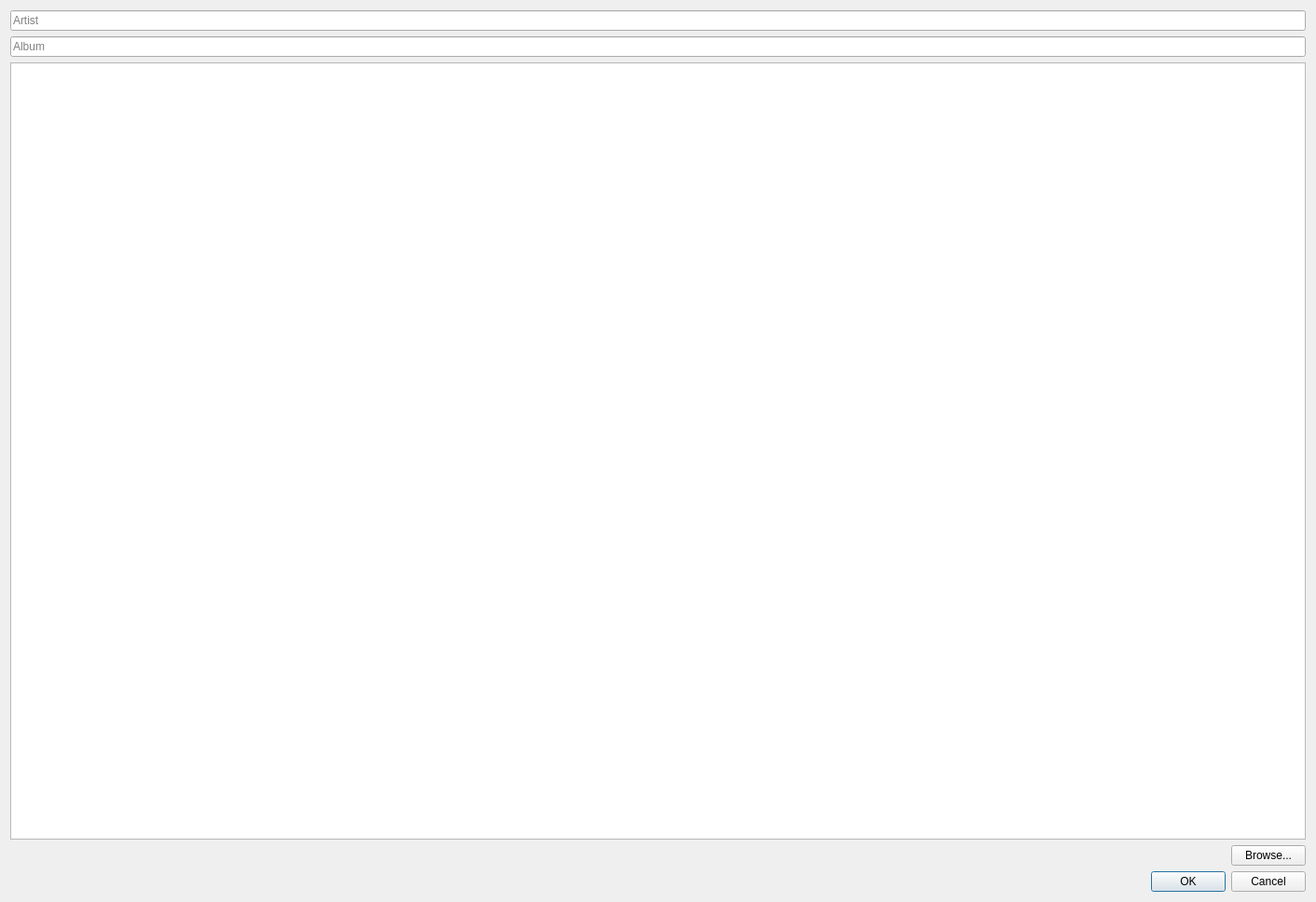
<?xml version="1.0" encoding="UTF-8"?>
<ui version="4.0">
 <class>AlbumArtManagerDialog</class>
 <widget class="QDialog" name="AlbumArtManagerDialog">
  <property name="geometry">
   <rect>
    <x>0</x>
    <y>0</y>
    <width>1412</width>
    <height>968</height>
   </rect>
  </property>
  <property name="windowTitle">
   <string>Album art manager</string>
  </property>
  <layout class="QVBoxLayout" name="verticalLayout">
   <item>
    <widget class="QLineEdit" name="ArtistLine_">
     <property name="placeholderText">
      <string>Artist</string>
     </property>
     <property name="clearButtonEnabled">
      <bool>true</bool>
     </property>
    </widget>
   </item>
   <item>
    <widget class="QLineEdit" name="AlbumLine_">
     <property name="placeholderText">
      <string>Album</string>
     </property>
     <property name="clearButtonEnabled">
      <bool>true</bool>
     </property>
    </widget>
   </item>
   <item>
    <widget class="QListView" name="ArtView_">
     <property name="iconSize">
      <size>
       <width>300</width>
       <height>300</height>
      </size>
     </property>
     <property name="resizeMode">
      <enum>QListView::ResizeMode::Fixed</enum>
     </property>
     <property name="gridSize">
      <size>
       <width>350</width>
       <height>400</height>
      </size>
     </property>
     <property name="viewMode">
      <enum>QListView::ViewMode::IconMode</enum>
     </property>
    </widget>
   </item>
   <item>
    <layout class="QHBoxLayout" name="horizontalLayout">
     <item>
      <spacer name="horizontalSpacer">
       <property name="orientation">
        <enum>Qt::Orientation::Horizontal</enum>
       </property>
       <property name="sizeHint" stdset="0">
        <size>
         <width>40</width>
         <height>20</height>
        </size>
       </property>
      </spacer>
     </item>
     <item>
      <widget class="QPushButton" name="BrowseButton_">
       <property name="text">
        <string>Browse...</string>
       </property>
       <property name="icon">
        <iconset theme="document-open"/>
       </property>
      </widget>
     </item>
    </layout>
   </item>
   <item>
    <widget class="QDialogButtonBox" name="dialogButtonBox">
     <property name="orientation">
      <enum>Qt::Orientation::Horizontal</enum>
     </property>
     <property name="standardButtons">
      <set>QDialogButtonBox::StandardButton::Cancel|QDialogButtonBox::StandardButton::Ok</set>
     </property>
    </widget>
   </item>
  </layout>
 </widget>
 <resources/>
 <connections>
  <connection>
   <sender>dialogButtonBox</sender>
   <signal>accepted()</signal>
   <receiver>AlbumArtManagerDialog</receiver>
   <slot>accept()</slot>
   <hints>
    <hint type="sourcelabel">
     <x>224</x>
     <y>507</y>
    </hint>
    <hint type="destinationlabel">
     <x>157</x>
     <y>274</y>
    </hint>
   </hints>
  </connection>
  <connection>
   <sender>dialogButtonBox</sender>
   <signal>rejected()</signal>
   <receiver>AlbumArtManagerDialog</receiver>
   <slot>reject()</slot>
   <hints>
    <hint type="sourcelabel">
     <x>292</x>
     <y>513</y>
    </hint>
    <hint type="destinationlabel">
     <x>286</x>
     <y>274</y>
    </hint>
   </hints>
  </connection>
 </connections>
</ui>
